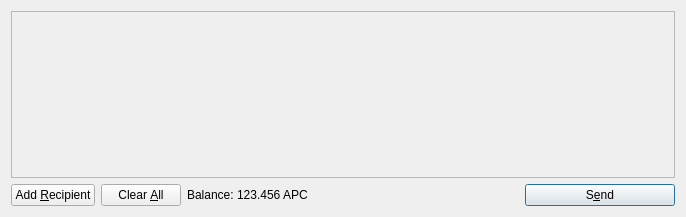
<?xml version="1.0" encoding="UTF-8"?>
<ui version="4.0">
 <class>SendCoinsDialog</class>
 <widget class="QDialog" name="SendCoinsDialog">
  <property name="geometry">
   <rect>
    <x>0</x>
    <y>0</y>
    <width>686</width>
    <height>217</height>
   </rect>
  </property>
  <property name="windowTitle">
   <string>Send Coins</string>
  </property>
  <layout class="QVBoxLayout" name="verticalLayout">
   <item>
    <widget class="QScrollArea" name="scrollArea">
     <property name="widgetResizable">
      <bool>true</bool>
     </property>
     <widget class="QWidget" name="scrollAreaWidgetContents">
      <property name="geometry">
       <rect>
        <x>0</x>
        <y>0</y>
        <width>666</width>
        <height>165</height>
       </rect>
      </property>
      <layout class="QVBoxLayout" name="verticalLayout_2">
       <property name="margin">
        <number>0</number>
       </property>
       <item>
        <layout class="QVBoxLayout" name="entries">
         <property name="spacing">
          <number>6</number>
         </property>
        </layout>
       </item>
       <item>
        <spacer name="verticalSpacer">
         <property name="orientation">
          <enum>Qt::Vertical</enum>
         </property>
         <property name="sizeHint" stdset="0">
          <size>
           <width>20</width>
           <height>40</height>
          </size>
         </property>
        </spacer>
       </item>
      </layout>
     </widget>
    </widget>
   </item>
   <item>
    <layout class="QHBoxLayout" name="horizontalLayout">
     <item>
      <widget class="QPushButton" name="addButton">
       <property name="toolTip">
        <string>Send to multiple recipients at once</string>
       </property>
       <property name="text">
        <string>Add &amp;Recipient</string>
       </property>
       <property name="icon">
        <iconset resource="../bitcoin.qrc">
         <normaloff>:/icons/add</normaloff>:/icons/add</iconset>
       </property>
       <property name="autoDefault">
        <bool>false</bool>
       </property>
      </widget>
     </item>
     <item>
      <widget class="QPushButton" name="clearButton">
       <property name="sizePolicy">
        <sizepolicy hsizetype="Minimum" vsizetype="Fixed">
         <horstretch>0</horstretch>
         <verstretch>0</verstretch>
        </sizepolicy>
       </property>
       <property name="toolTip">
        <string>Remove all transaction fields</string>
       </property>
       <property name="text">
        <string>Clear &amp;All</string>
       </property>
       <property name="icon">
        <iconset resource="../bitcoin.qrc">
         <normaloff>:/icons/remove</normaloff>:/icons/remove</iconset>
       </property>
       <property name="autoRepeatDelay">
        <number>300</number>
       </property>
       <property name="autoDefault">
        <bool>false</bool>
       </property>
      </widget>
     </item>
     <item>
      <layout class="QHBoxLayout" name="horizontalLayout_2">
       <property name="spacing">
        <number>3</number>
       </property>
       <item>
        <widget class="QLabel" name="label">
         <property name="text">
          <string>Balance:</string>
         </property>
        </widget>
       </item>
       <item>
        <widget class="QLabel" name="labelBalance">
         <property name="cursor">
          <cursorShape>IBeamCursor</cursorShape>
         </property>
         <property name="text">
          <string>123.456 APC</string>
         </property>
         <property name="textInteractionFlags">
          <set>Qt::LinksAccessibleByMouse|Qt::TextSelectableByKeyboard|Qt::TextSelectableByMouse</set>
         </property>
        </widget>
       </item>
      </layout>
     </item>
     <item>
      <spacer name="horizontalSpacer">
       <property name="orientation">
        <enum>Qt::Horizontal</enum>
       </property>
       <property name="sizeHint" stdset="0">
        <size>
         <width>40</width>
         <height>20</height>
        </size>
       </property>
      </spacer>
     </item>
     <item>
      <widget class="QPushButton" name="sendButton">
       <property name="minimumSize">
        <size>
         <width>150</width>
         <height>0</height>
        </size>
       </property>
       <property name="toolTip">
        <string>Confirm the send action</string>
       </property>
       <property name="text">
        <string>S&amp;end</string>
       </property>
       <property name="icon">
        <iconset resource="../bitcoin.qrc">
         <normaloff>:/icons/send</normaloff>:/icons/send</iconset>
       </property>
       <property name="default">
        <bool>true</bool>
       </property>
      </widget>
     </item>
    </layout>
   </item>
  </layout>
 </widget>
 <resources>
  <include location="../bitcoin.qrc"/>
 </resources>
 <connections/>
</ui>
